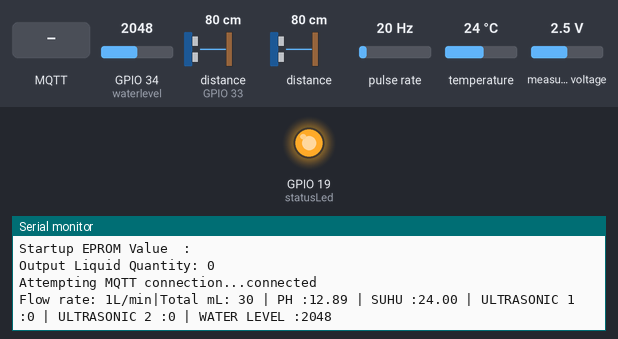
Recording of a sketch running on a simulated ESP32. Parts: output pins drawn as LEDs (lit = HIGH), the last lines printed to the serial monitor. Wiring (inferred from the names in the program): pulse sensor: data GPIO 4. Inputs (shaded band) come from the test bench; at power-on: GPIO 34 (waterlevel) = 2048, distance to the obstacle (sensor on GPIO 33) 80 cm, distance to the obstacle 80 cm, pulse rate 20 Hz, temperature 24 °C, measured voltage 2.5 V. The echo pulse lasts 58.3 µs per cm; WiFi joins after 1.5 s; servers stay silent unless stated; EEPROM starts erased; no MQTT or app messages arrive unless stated; pins used as bus, display or sensor lines are not drawn.

Above: at 3.7 s.
3.8 s: MQTT message "R1" arrives on the first subscribed topic
At 4.9 s:
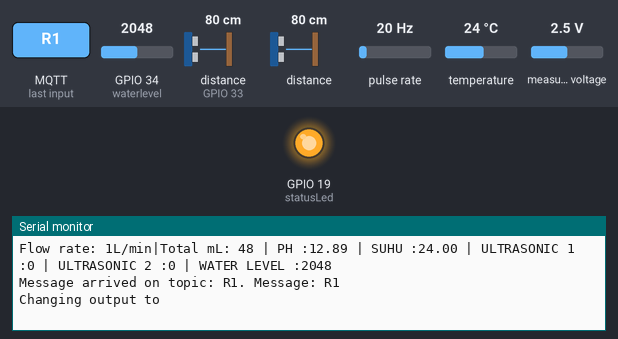
5.8 s: MQTT message "on" arrives on the first subscribed topic
At 7.2 s:
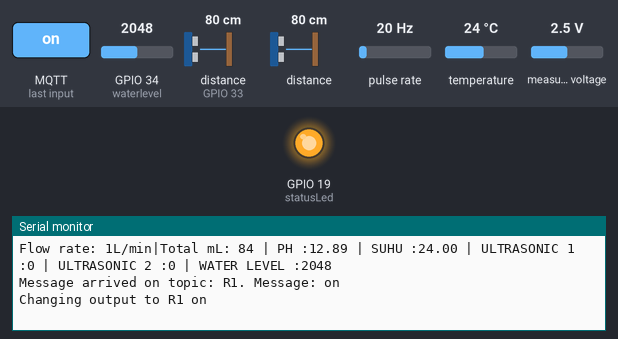
7.8 s: MQTT message "off" arrives on the first subscribed topic
At 9.2 s:
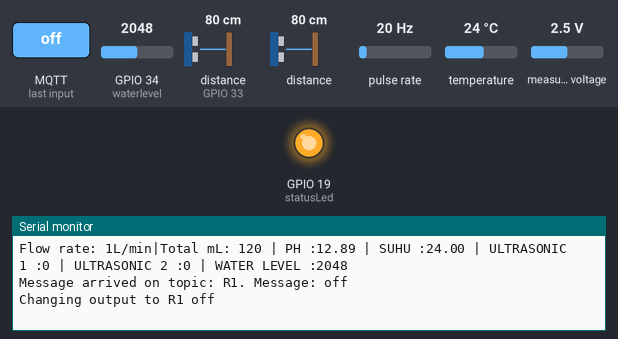
Timing chart, 0 to 10.8 s (numbered marks = the images above; inputs shaded):
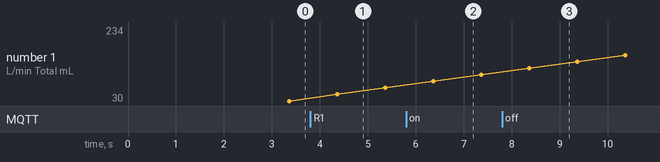

The sketch:

VERTICULTURE_USING_MQTT.ino
```cpp
#include <EEPROM.h>
#include <Wire.h>
#include <Adafruit_ADS1015.h>
#include <OneWire.h>
#include <DallasTemperature.h>
#include <NewPing.h>
#include <WiFi.h>
#include <PubSubClient.h>
#include <Wire.h>

//WIFI CONNECTION
const char* ssid = "WIRA";
const char* password = "12345678";
const char* mqtt_server = "192.168.0.2";
WiFiClient espClient;
PubSubClient client(espClient);
long lastMsg = 0;
char msg[50];
int value = 0;

//FLOWMETER
byte statusLed    = 19;
byte sensorInterrupt = 4;  // PIN UNTUK FLOWMETER di pin GPIO4
byte sensorPin       = 4;
float calibrationFactor = 4.5;
volatile byte pulseCount;
float flowRate;
unsigned int flowMilliLitres;
unsigned long totalMilliLitres;
unsigned long oldTime;

//PH
Adafruit_ADS1115 ads;
float Voltage,phair;
int kalibrasi;

//SUHU DS18B20
#define ONE_WIRE_BUS 5  //pin 5
OneWire oneWire(ONE_WIRE_BUS);
DallasTemperature sensorSuhu(&oneWire);
float suhuSekarang;

//ULTRASONIC 1
#define TRIGGER_PIN1 32 // Arduino pin tied to trigger pin on the ultrasonic sensor.
#define ECHO_PIN1 33 // Arduino pin tied to echo pin on the ultrasonic sensor.
#define MAX_DISTANCE 50 // Maximum distance we want to ping for (in centimeters). Maximum sensor distance is rated at 400-500cm.
NewPing sonar1(TRIGGER_PIN1, ECHO_PIN1, MAX_DISTANCE); // NewPing setup of pins and maximum distance.

//ULTRASONIC 2
#define TRIGGER_PIN2 25 // Arduino pin tied to trigger pin on the ultrasonic sensor.
#define ECHO_PIN2 263 // Arduino pin tied to echo pin on the ultrasonic sensor.
#define MAX_DISTANCE 50 // Maximum distance we want to ping for (in centimeters). Maximum sensor distance is rated at 400-500cm.
NewPing sonar2(TRIGGER_PIN2, ECHO_PIN2, MAX_DISTANCE); // NewPing setup of pins and maximum distance.

//WATER LEVEL
int waterlevel=34;

//RELAY
int R1=13;
int R2=12;
int R3=14;
int R4=27;

void setup()
{
  // Initialize a serial connection for reporting values to the host
  Serial.begin(115200);
  ads.begin();
  sensorSuhu.begin();
  pinMode(waterlevel,INPUT);
  pinMode(R1,OUTPUT);
  pinMode(R2,OUTPUT);
  pinMode(R3,OUTPUT);
  pinMode(R4,OUTPUT);

  setup_wifi();
  client.setServer(mqtt_server, 1883);
  client.setCallback(callback);

  // Set up the status LED line as an output
  pinMode(statusLed, OUTPUT);
  digitalWrite(statusLed, HIGH);  // We have an active-low LED attached

  pinMode(sensorPin, INPUT);
  digitalWrite(sensorPin, HIGH);
  pulseCount        = 0;
  flowRate          = 0.0;
  flowMilliLitres   = 0;
  totalMilliLitres  = 0;
  oldTime           = 0;
  attachInterrupt(sensorInterrupt, pulseCounter, FALLING);
  EEPROM.put(1,0);
  delay(1000);
// Initiaize the value of totalMilliLiters
  if (EEPROM.read(0) != 0xFF){
      EEPROM.put(1,totalMilliLitres);
} else {
      EEPROM.get(1,totalMilliLitres);
}
    Serial.println("Startup EPROM Value  :");
    Serial.print("Output Liquid Quantity: ");
    Serial.println(totalMilliLitres);
}

void loop()
{
    if (!client.connected()) {
    reconnect();
  }
  client.loop();
   if((millis() - oldTime) > 1000)    // Only process counters once per second
  {
    // GET DATA SENSOR
    /*/--------------------------------------------------------------------/*/
    //SENSOR FLOW METER
      detachInterrupt(sensorInterrupt);
      flowRate = ((1000.0 / (millis() - oldTime)) * pulseCount) / calibrationFactor;
      oldTime = millis();
      flowMilliLitres = (flowRate / 60) * 1000;
      // Add the millilitres passed in this second to the cumulative total
      totalMilliLitres += flowMilliLitres;
      unsigned int frac;

    //SENSOR PH
      int16_t adc0;  // we read from the ADC, we have a sixteen bit integer as a result
      adc0 = ads.readADC_SingleEnded(0);
      kalibrasi=3;
      Voltage =(adc0 * 0.125)-1366;
      phair = (1023 - Voltage) / 73.07;
      phair=phair+kalibrasi;

     //SENSOR SUHU DS18B20
      suhuSekarang = ambilSuhu();

     //SENSOR ULTRASONIC
     int jarak1 = sonar1.ping_cm();
     int jarak2 = sonar2.ping_cm();

     //SENSOR WATER LEVEL
     int ambilwaterlevel=analogRead(waterlevel);

    /*/--------------------------------------------------------------------/*/

    //POST TO SERIAL
    /*/--------------------------------------------------------------------/*/
    // FLOW METER PRINT
    Serial.print("Flow rate: ");
    Serial.print(int(flowRate));  // Print the integer part of the variable
    Serial.print("L/min");
    Serial.print("|");       // Print tab space
    Serial.print("Total mL: ");
    Serial.print(totalMilliLitres);
    Serial.print(" | ");
    Serial.print("PH :");
    Serial.print(phair);
    Serial.print(" | ");
    Serial.print("SUHU :");
    Serial.print(suhuSekarang);
    Serial.print(" | ");
    Serial.print("ULTRASONIC 1 :");
    Serial.print(jarak1);
    Serial.print(" | ");
    Serial.print("ULTRASONIC 2 :");
    Serial.print(jarak2);
    Serial.print(" | ");
    Serial.print("WATER LEVEL :");
    Serial.print(ambilwaterlevel);

    Serial.println();
   /*/--------------------------------------------------------------------/*/

    EEPROM.put(1,totalMilliLitres);           //  Was read value  EEPROM.get(1,totalMilliLitres);
    // Reset the pulse counter so we can start incrementing again
    pulseCount = 0;
    // Enable the interrupt again now that we've finished sending output
    attachInterrupt(sensorInterrupt, pulseCounter, FALLING);

    //POST TO CLOUD
     /*/--------------------------------------------------------------------/*/
    char flowRateString[8];
    char totalMilliLitreString[8];
    char phairString[8];
    char suhuSekarangString[8];
    char jarak1String[8];
    char jarak2String[8];
    char ambilwaterlevelString[8];

    dtostrf(flowRate, 1, 2, flowRateString);
    dtostrf(totalMilliLitres, 1, 2, totalMilliLitreString);
    dtostrf(phair, 1, 2, phairString);
    dtostrf(suhuSekarang, 1, 2, suhuSekarangString);
    dtostrf(jarak1, 1, 2, jarak1String);
    dtostrf(jarak2, 1, 2, jarak2String);
    dtostrf(ambilwaterlevel, 1, 2, ambilwaterlevelString);

    client.publish("flowRate", flowRateString);
    client.publish("totalMilliLitres", totalMilliLitreString);
    client.publish("phair", phairString);
    client.publish("suhuSekarang", suhuSekarangString);
    client.publish("jarak1", jarak1String);
    client.publish("jarak2", jarak2String);
    client.publish("ambilwaterlevel", ambilwaterlevelString);
     /*/--------------------------------------------------------------------/*/
  }
}

void pulseCounter()
{
  // Increment the pulse counter
  pulseCount++;
}

float ambilSuhu()
{
   sensorSuhu.requestTemperatures();
   float suhu = sensorSuhu.getTempCByIndex(0);
   return suhu;
}

void setup_wifi() {
  delay(10);
  // We start by connecting to a WiFi network
  Serial.println();
  Serial.print("Connecting to ");
  Serial.println(ssid);

  WiFi.begin(ssid, password);

  while (WiFi.status() != WL_CONNECTED) {
    delay(500);
    Serial.print(".");
  }

  Serial.println("");
  Serial.println("WiFi connected");
  Serial.println("IP address: ");
  Serial.println(WiFi.localIP());
}

void callback(char* topic, byte* message, unsigned int length) {
  Serial.print("Message arrived on topic: ");
  Serial.print(topic);
  Serial.print(". Message: ");
  String messageTemp;

  for (int i = 0; i < length; i++) {
    Serial.print((char)message[i]);
    messageTemp += (char)message[i];
  }
  Serial.println();


  if (String(topic) == "R1") {
    Serial.print("Changing output to ");
    if(messageTemp == "on"){
      Serial.println("R1 on");
      digitalWrite(R1, HIGH);
    }
    else if(messageTemp == "off"){
      Serial.println("R1 off");
      digitalWrite(R1, LOW);
    }
  }

  if (String(topic) == "R2") {
    Serial.print("Changing output to ");
    if(messageTemp == "on"){
      Serial.println("R2 on");
      digitalWrite(R2, HIGH);
    }
    else if(messageTemp == "off"){
      Serial.println("R2 off");
      digitalWrite(R2, LOW);
    }
  }
if (String(topic) == "R3") {
    Serial.print("Changing output to ");
    if(messageTemp == "on"){
      Serial.println("R3 on");
      digitalWrite(R3, HIGH);
    }
    else if(messageTemp == "off"){
      Serial.println("R3 off");
      digitalWrite(R3, LOW);
    }
  }

  if (String(topic) == "R4") {
    Serial.print("Changing output to ");
    if(messageTemp == "on"){
      Serial.println("R4 on");
      digitalWrite(R4, HIGH);
    }
    else if(messageTemp == "off"){
      Serial.println("R4 off");
      digitalWrite(R4, LOW);
    }
  }

}

void reconnect() {
  // Loop until we're reconnected
  while (!client.connected()) {
    Serial.print("Attempting MQTT connection...");
    // Attempt to connect
    if (client.connect("ESP8266Client")) {
      Serial.println("connected");
      // Subscribe
      client.subscribe("R1");
      client.subscribe("R2");
      client.subscribe("R3");
      client.subscribe("R4");
    } else {
      Serial.print("failed, rc=");
      Serial.print(client.state());
      Serial.println(" try again in 5 seconds");
      // Wait 5 seconds before retrying
      delay(5000);
    }
  }
}
```

Measured:
- after the input at 3.8 s, the serial monitor: prints a new line after 0.57 s (image 1)
- after the input at 5.8 s, the serial monitor: prints a new line after 0.57 s (image 2)
- after the input at 7.8 s, the serial monitor: prints a new line after 0.58 s (image 3)
